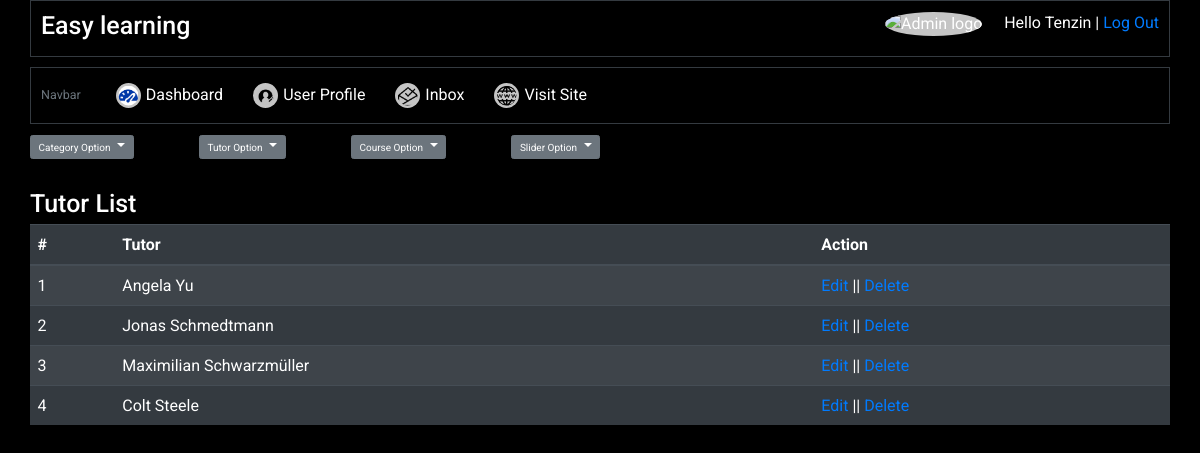
Page /e-commerce-mid/admin/tutorList.php (signed in) on the committed database.
### tables this page shows
CREATE TABLE `tbl_tutor` (
  `tutorId` int(11) NOT NULL,
  `tutorName` varchar(255) DEFAULT NULL
);

### e-commerce-mid/lib/Database.php (called while the page is built, shortened)
<?php
    class Database {
        private $host = DB_HOST;
        private $user = DB_USER;
        private $pass = DB_PASS;
        private $dbName = DB_NAME;
        public $link;
        private function connectDB() {
            $dsn = 'mysql:host=' .$this->host. ';dbname=' .$this->dbName;
            $this->link = new PDO($dsn, $this->user, $this->pass);
            $this->link->setAttribute(PDO::ATTR_DEFAULT_FETCH_MODE, PDO::FETCH_ASSOC);
        }
        public function select($query) {
            $result = $this->link->query($query) or die($this->link->errorCode());
            if($result->rowCount() > 0) return $result;
            else return false;
        }
    }

### e-commerce-mid/classes/Tutor.class.php (called while the page is built, shortened)
<?php
 $filepath = realpath(dirname(__FILE__));
 include_once ($filepath.'/../lib/Database.php');
?>
<?php
    class Tutor {
        private $db;
        public function __construct() {
            $this->db = new Database();
        }
        public function getAllTutor() {
            $query = "SELECT * FROM tbl_tutor ORDER BY tutorId DESC";
            $result = $this->db->select($query);
            return $result;
        }
    }
?>

### e-commerce-mid/admin/tutorList.php (the view, shortened to what this page needs)
<?php include 'inc/header.php'; ?>
<?php include 'inc/submenu.php'; ?>
<?php include '../classes/Tutor.class.php'; ?>
<?php
    $tutor = new Tutor();
?>
<div class="my-5">
    <div class="tutor-list--title">
        <h1>Tutor List</h1>
        <table class="table table-striped table-dark w-100">
            <thead>
                <tr>
                    <th>#</th>
                    <th>Tutor</th>
                    <th>Action</th>
                </tr>
            </thead>
            <tbody>
                <?php
                    $getTutor = $tutor->getAllTutor();
                    if($getTutor) {
                        $i = 0;
                        while($result = $getTutor->fetch()) {
                            $i++;
                ?>
                            <tr>
                                <td><?= $i ?></td>
                                <td><?= $result['tutorName'] ?></td>
                                <td>
                                    <a href="tutorEdit.php?id=<?= $result['tutorId'] ?>" class="text-primary">Edit</a> ||
                                    <a onclick="return confirm('Are you sure?')" href="?delId=<?= $result['tutorId'] ?>" class="text-primary">Delete</a>
                            </td>
                            </tr>
                <?php
                        }
                    }
                ?>
            </tbody>
        </table>
    </div>
</div>
<?php include 'inc/footer.php'; ?>

### e-commerce-mid/admin/css/admin.css (style rules this page uses)
#bootstrap-overrides { background: url(../img/admin-bg.jpg) no-repeat bottom right/cover fixed; color: white; }

### rows in the picture
tbl_tutor: tutorName "Angela Yu"
tbl_tutor: tutorName "Jonas Schmedtmann"
tbl_tutor: tutorName "Maximilian Schwarzmüller"
tbl_tutor: tutorName "Colt Steele"

### other values in the picture
Session::get('adminName') "Tenzin"
